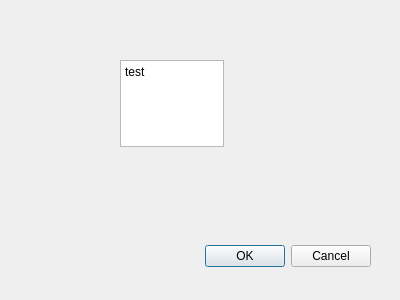
<?xml version="1.0" encoding="UTF-8"?>
<ui version="4.0">
 <class>Dialog</class>
 <widget class="QDialog" name="Dialog">
  <property name="geometry">
   <rect>
    <x>0</x>
    <y>0</y>
    <width>400</width>
    <height>300</height>
   </rect>
  </property>
  <property name="windowTitle">
   <string>Dialog</string>
  </property>
  <widget class="QDialogButtonBox" name="buttonBox">
   <property name="geometry">
    <rect>
     <x>30</x>
     <y>240</y>
     <width>341</width>
     <height>32</height>
    </rect>
   </property>
   <property name="orientation">
    <enum>Qt::Horizontal</enum>
   </property>
   <property name="standardButtons">
    <set>QDialogButtonBox::Cancel|QDialogButtonBox::Ok</set>
   </property>
  </widget>
  <widget class="QPlainTextEdit" name="plainTextEdit">
   <property name="geometry">
    <rect>
     <x>120</x>
     <y>60</y>
     <width>104</width>
     <height>87</height>
    </rect>
   </property>
   <property name="plainText">
    <string>test
</string>
   </property>
  </widget>
 </widget>
 <resources/>
 <connections>
  <connection>
   <sender>buttonBox</sender>
   <signal>accepted()</signal>
   <receiver>Dialog</receiver>
   <slot>accept()</slot>
   <hints>
    <hint type="sourcelabel">
     <x>248</x>
     <y>254</y>
    </hint>
    <hint type="destinationlabel">
     <x>157</x>
     <y>274</y>
    </hint>
   </hints>
  </connection>
  <connection>
   <sender>buttonBox</sender>
   <signal>rejected()</signal>
   <receiver>Dialog</receiver>
   <slot>reject()</slot>
   <hints>
    <hint type="sourcelabel">
     <x>316</x>
     <y>260</y>
    </hint>
    <hint type="destinationlabel">
     <x>286</x>
     <y>274</y>
    </hint>
   </hints>
  </connection>
 </connections>
</ui>
